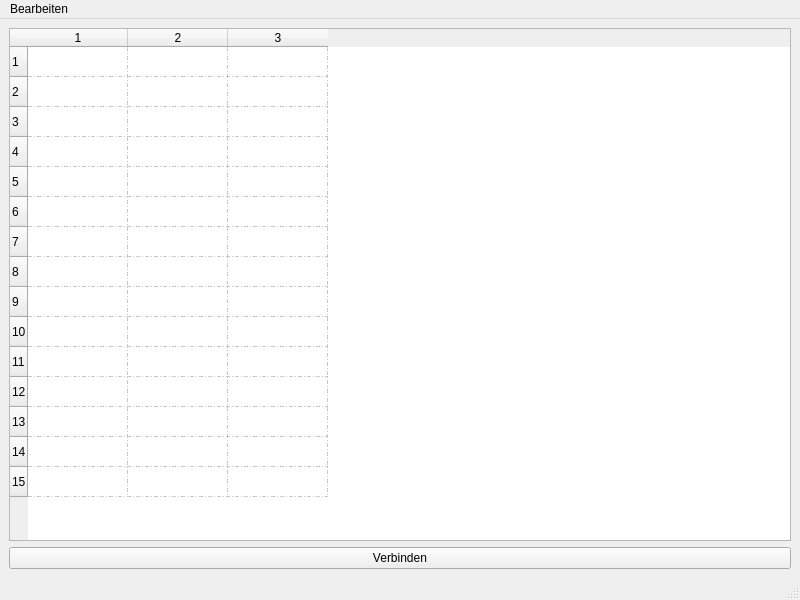
<?xml version="1.0" encoding="UTF-8"?>
<ui version="4.0">
 <class>MainWindow</class>
 <widget class="QMainWindow" name="MainWindow">
  <property name="geometry">
   <rect>
    <x>0</x>
    <y>0</y>
    <width>800</width>
    <height>600</height>
   </rect>
  </property>
  <property name="windowTitle">
   <string>MainWindow</string>
  </property>
  <widget class="QWidget" name="centralwidget">
   <layout class="QGridLayout" name="gridLayout">
    <item row="1" column="0">
     <widget class="QPushButton" name="ConnectButton">
      <property name="text">
       <string>Verbinden</string>
      </property>
     </widget>
    </item>
    <item row="0" column="0">
     <widget class="QTableWidget" name="tableWidget">
      <property name="sizeAdjustPolicy">
       <enum>QAbstractScrollArea::AdjustToContents</enum>
      </property>
      <property name="gridStyle">
       <enum>Qt::DashDotLine</enum>
      </property>
      <property name="rowCount">
       <number>15</number>
      </property>
      <property name="columnCount">
       <number>3</number>
      </property>
      <attribute name="horizontalHeaderCascadingSectionResizes">
       <bool>false</bool>
      </attribute>
      <row/>
      <row/>
      <row/>
      <row/>
      <row/>
      <row/>
      <row/>
      <row/>
      <row/>
      <row/>
      <row/>
      <row/>
      <row/>
      <row/>
      <row/>
      <column/>
      <column/>
      <column/>
     </widget>
    </item>
   </layout>
  </widget>
  <widget class="QMenuBar" name="menubar">
   <property name="geometry">
    <rect>
     <x>0</x>
     <y>0</y>
     <width>800</width>
     <height>22</height>
    </rect>
   </property>
   <widget class="QMenu" name="menuBearbeiten">
    <property name="title">
     <string>Bearbeiten</string>
    </property>
    <addaction name="actionCocktail_hinzufuegen"/>
    <addaction name="actionCocktail_entfernen"/>
   </widget>
   <addaction name="menuBearbeiten"/>
  </widget>
  <widget class="QStatusBar" name="statusbar"/>
  <action name="actionCocktail_hinzufuegen">
   <property name="text">
    <string>Cocktail hinzufügen ...</string>
   </property>
  </action>
  <action name="actionCocktail_entfernen">
   <property name="text">
    <string>Cocktail entfernen ...</string>
   </property>
  </action>
 </widget>
 <resources/>
 <connections/>
</ui>
